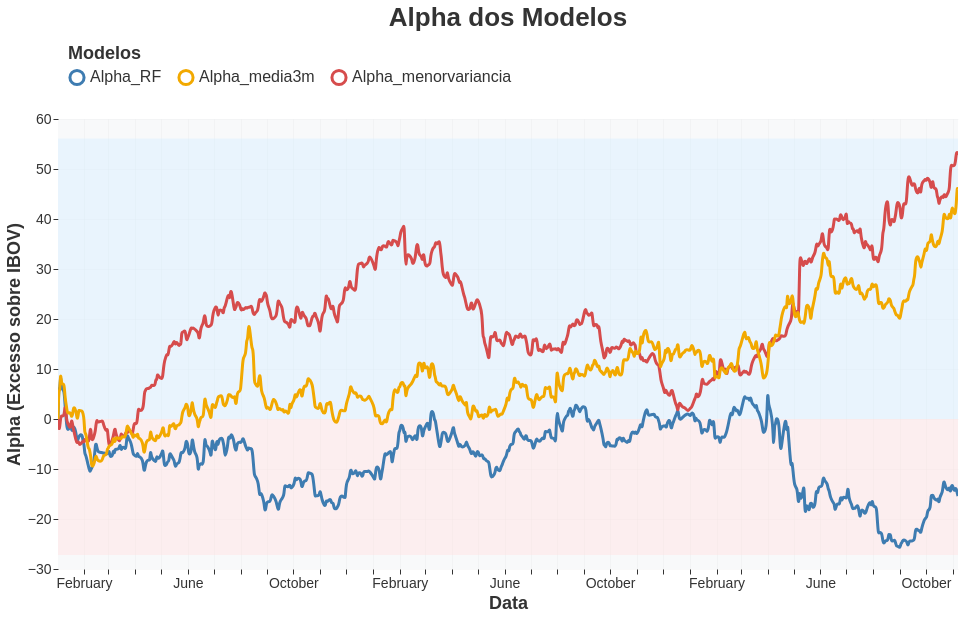

Source (notebook cell):
### Markdown cell above
## Gráfico do Alpha

Perceba que o alpha acumulado dos melhores modelos contra o RF é especialmente relevante. Perceba que esses outros modelos são bem mais simples, e no caso do "menorvariancia" ele simplesmente esta chutando o retorno como sendo zero. Isso significa que nosso random forest perceu para o absolutamente nada, literalmente

### Code cell
grafico_alpha(df_plot1)

### Figure 1 — Vega-Lite specification as saved in the notebook (floating-point values rounded to 4 significant figures; data arrays with more than 128 entries replaced by an {"elided": "..."} marker saying what was removed)
{"config": {"view": {"continuousWidth": 300, "continuousHeight": 300, "fill": "#F8F9FA", "strokeWidth": 0}, "axis": {"domain": false, "labelColor": "#333", "tickColor": "#333", "titleColor": "#333"}, "legend": {"labelColor": "#333", "symbolStrokeWidth": 3, "symbolType": "circle", "titleColor": "#333"}}, "layer": [{"data": {"name": "data-4115c62299e142bb9a39f76d87a6b4fb"}, "mark": {"type": "rect", "color": "#FFE0E0", "opacity": 0.45}, "encoding": {"x": {"field": "x1", "type": "temporal"}, "x2": {"field": "x2"}, "y": {"field": "y1", "type": "quantitative"}, "y2": {"field": "y2"}}, "name": "view_2"}, {"data": {"name": "data-0ed482a58f7c95a942099d45dbb282ce"}, "mark": {"type": "rect", "color": "#D6EDFF", "opacity": 0.45}, "encoding": {"x": {"field": "x1", "type": "temporal"}, "x2": {"field": "x2"}, "y": {"field": "y1", "type": "quantitative"}, "y2": {"field": "y2"}}}, {"data": {"name": "data-361aab75c5391d885045e995deda1186"}, "mark": {"type": "line", "interpolate": "basis", "strokeWidth": 3}, "encoding": {"color": {"field": "Modelo", "legend": {"columns": 3, "direction": "horizontal", "labelFontSize": 16, "orient": "top", "padding": 10, "symbolSize": 200, "title": "Modelos", "titleFontSize": 18}, "scale": {"range": ["#3E7CB1", "#F2A900", "#D64C4C", "#1D8348", "#7D3C98", "#CA6F1E", "#117864", "#A04000"]}, "type": "nominal"}, "opacity": {"condition": {"param": "param_3", "value": 1}, "value": 0.12}, "tooltip": [{"field": "Modelo", "type": "nominal"}, {"field": "Alpha", "format": ".4f", "title": "Alpha", "type": "quantitative"}, {"field": "Date", "format": "%d/%m/%Y", "title": "Data", "type": "temporal"}], "x": {"axis": {"grid": true, "gridColor": "#CCCCCC", "gridOpacity": 0.12, "labelAngle": 0, "labelFontSize": 14, "titleFontSize": 18}, "field": "Date", "title": "Data", "type": "temporal"}, "y": {"axis": {"grid": true, "gridColor": "#CCCCCC", "gridOpacity": 0.12, "labelFontSize": 14, "titleFontSize": 18}, "field": "Alpha", "scale": {"domain": [-27.19, 56.12]}, "title": "Alpha (Excesso sobre IBOV)", "type": "quantitative"}}, "name": "view_1"}], "height": 450, "params": [{"name": "param_3", "select": {"type": "point", "fields": ["Modelo"], "nearest": true, "on": "mouseover"}, "views": ["view_1"]}, {"name": "param_4", "select": {"type": "interval", "encodings": ["x", "y"]}, "bind": "scales", "views": ["view_2"]}], "title": {"text": "Alpha dos Modelos", "anchor": "middle", "color": "#333", "font": "Helvetica", "fontSize": 26, "fontWeight": "bold"}, "width": 900, "$schema": "https://vega.github.io/schema/vega-lite/v5.20.1.json", "datasets": {"data-4115c62299e142bb9a39f76d87a6b4fb": [{"y1": -27.19, "y2": 0, "x1": "2023-01-02T00:00:00", "x2": "2025-11-07T00:00:00"}], "data-0ed482a58f7c95a942099d45dbb282ce": [{"y1": 0, "y2": 56.12, "x1": "2023-01-02T00:00:00", "x2": "2025-11-07T00:00:00"}], "data-361aab75c5391d885045e995deda1186": {"elided": "2145 records"}}}
